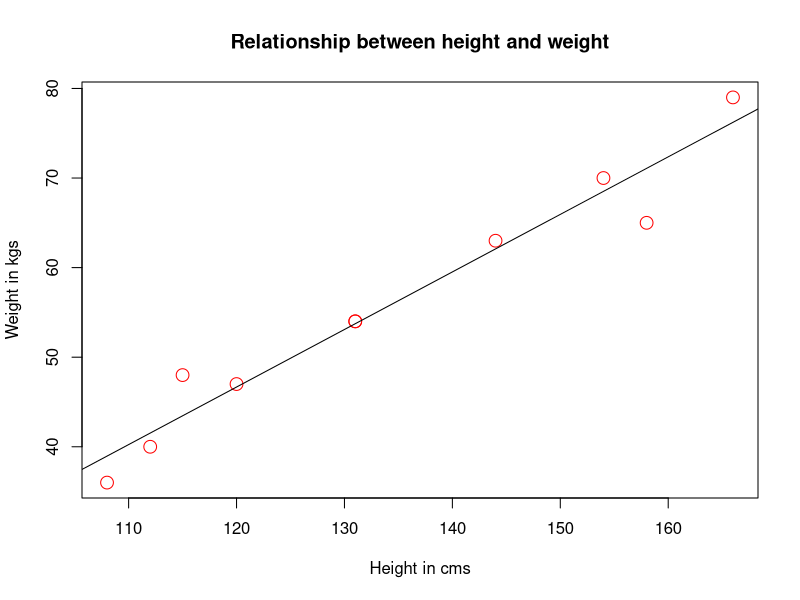

The R script that drew this image:
# En terminal: jupyter notebook

# Let's begin with a simple example of linear regression where we need to 
# determine the relationship between men's height (in cms) and weight (in kgs). 
# The following sample data represents the height and weight of 10 random men:

data <- data.frame('height' = c(131, 154, 120, 166, 108, 115, 158, 144, 131, 
                                112),
                   'weight' = c(54, 70, 47, 79, 36, 48, 65, 63, 54, 40))

# Linear regression model:

lm_model <- lm(weight ~ height, data)
plot(data, col = 'red', main = 'Relationship between height and weight', 
     cex = 1.7, pch = 1, xlab = 'Height in cms', ylab = 'Weight in kgs')
abline(lm(weight ~ height, data))

# In semi-supervised models, the learning is primarily initiated using labeled
# data (a smaller quantity in general) and then augmented using unlabeled data
# (a larger quantity in general).

